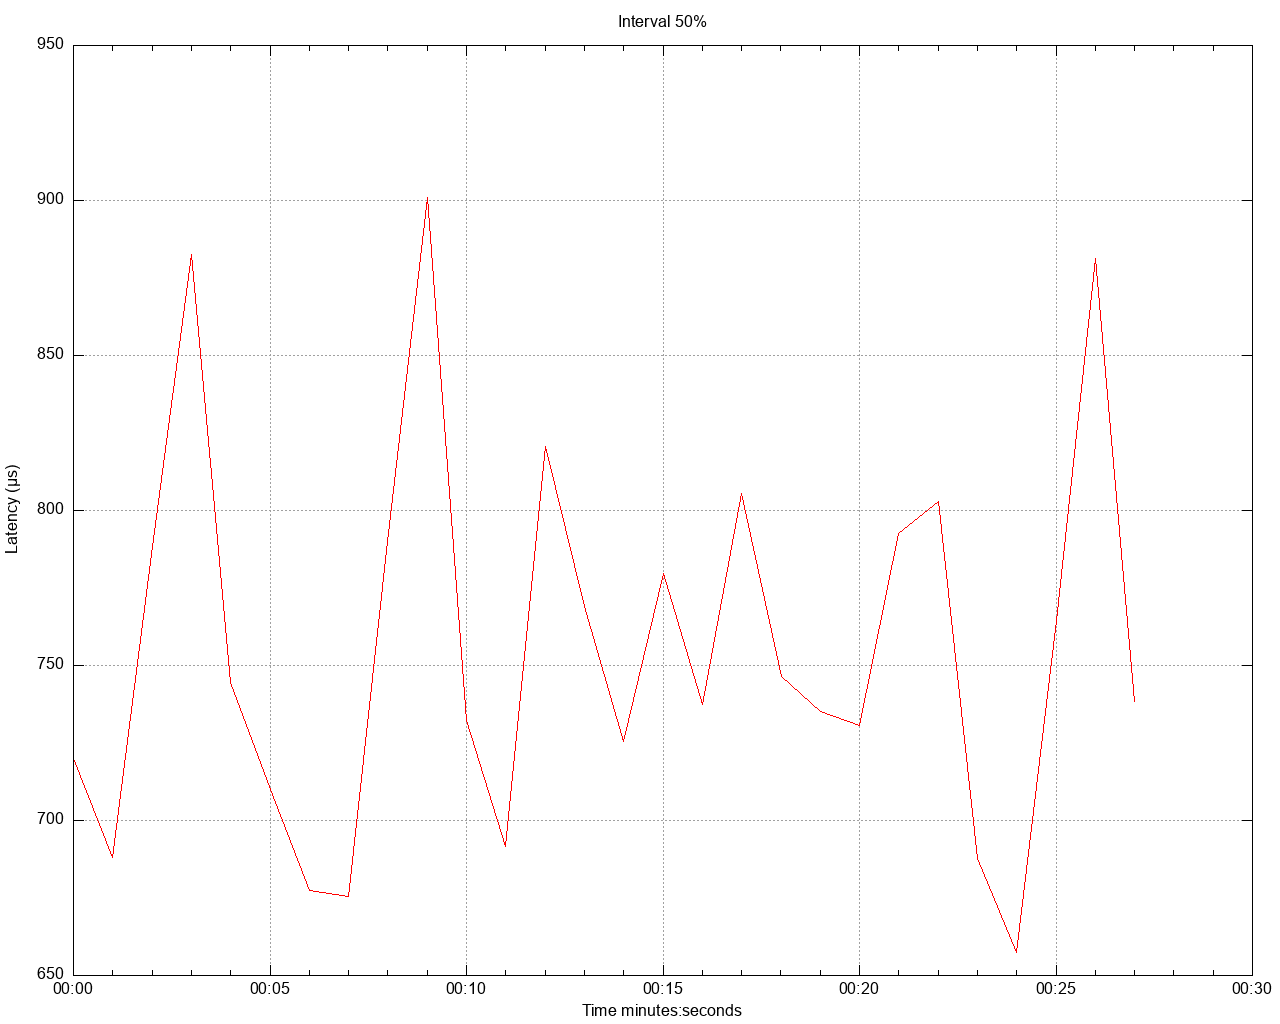

Here is the gnuplot script that generated this plot:
set title 'Interval 50%' noenhanced
set style data lines
set datafile separator ","
set terminal png size 1280,1024
set grid
set key below
set xdata time
set timefmt "%s"
offset = 0
t0(x)=(offset=($0==0) ? x : offset, x - offset)
set xlabel 'Time minutes:seconds'
set ylabel 'Latency (μs)'
set output '/Users/gbarnett/git/hazelcast-simulator/atomiclong-3node-member/atomicreference/latency/latency_interval_50_twoKbWrite.png'
plot \
   '/Users/gbarnett/git/hazelcast-simulator/atomiclong-3node-member/atomicreference/data/latency_interval_50_twoKbWrite_1.data' using (t0(timecolumn(1))):2 title "" lt rgb "red", \
